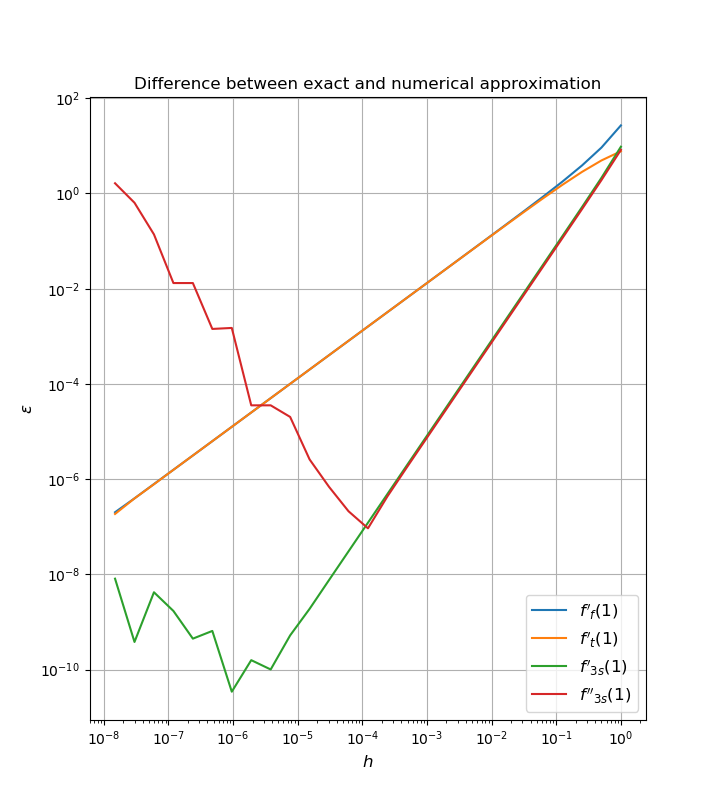

Write Python code to recreate this figure.
import numpy as np
import matplotlib.pyplot as plt
import subprocess


compiler = "gfortran"
flags = ["-Wall", "-Wextra", "-Wconversion-extra", "-std=f95", "-pedantic", "-fimplicit-none", "-fbacktrace", "-O3", "-march=native"]
source = "01.f90"
cmd = [compiler] + flags + [source]

print("Compiling {} with {} {}".format(source, compiler, flags))
bla = subprocess.run(cmd, check = True, stdout=subprocess.PIPE)
#print(bla)

if bla.returncode != 0:
    print("Oh, shit")
    exit(1)

print("Running code")
with open("out", mode = 'w') as outfile:
    bla = subprocess.run(["./a.out", ">>", "out"], check = True, stdout=outfile)

print("Plotting results")
fig = plt.figure()
ax = fig.add_subplot(111)

data = np.loadtxt("out", unpack = True)
#print(data)
h  = data[0]
y1 = data[1]
y2 = data[2]
y3 = data[3]
y4 = data[4]

ax.plot(h, y1, label = "$f'_f(1)$")
ax.plot(h, y2, label = "$f'_t(1)$")
ax.plot(h, y3, label = "$f'_{3s}(1)$")
ax.plot(h, y4, label = "$f''_{3s}(1)$")

ax.set_yscale('log')
ax.set_xscale('log')
ax.legend(fontsize = 'large')
ax.grid()
plt.title("Difference between exact and numerical approximation", fontsize = 'large')
plt.ylabel("$\epsilon$", fontsize = 'large')
plt.xlabel("$h$", fontsize = 'large')

plt.show()
